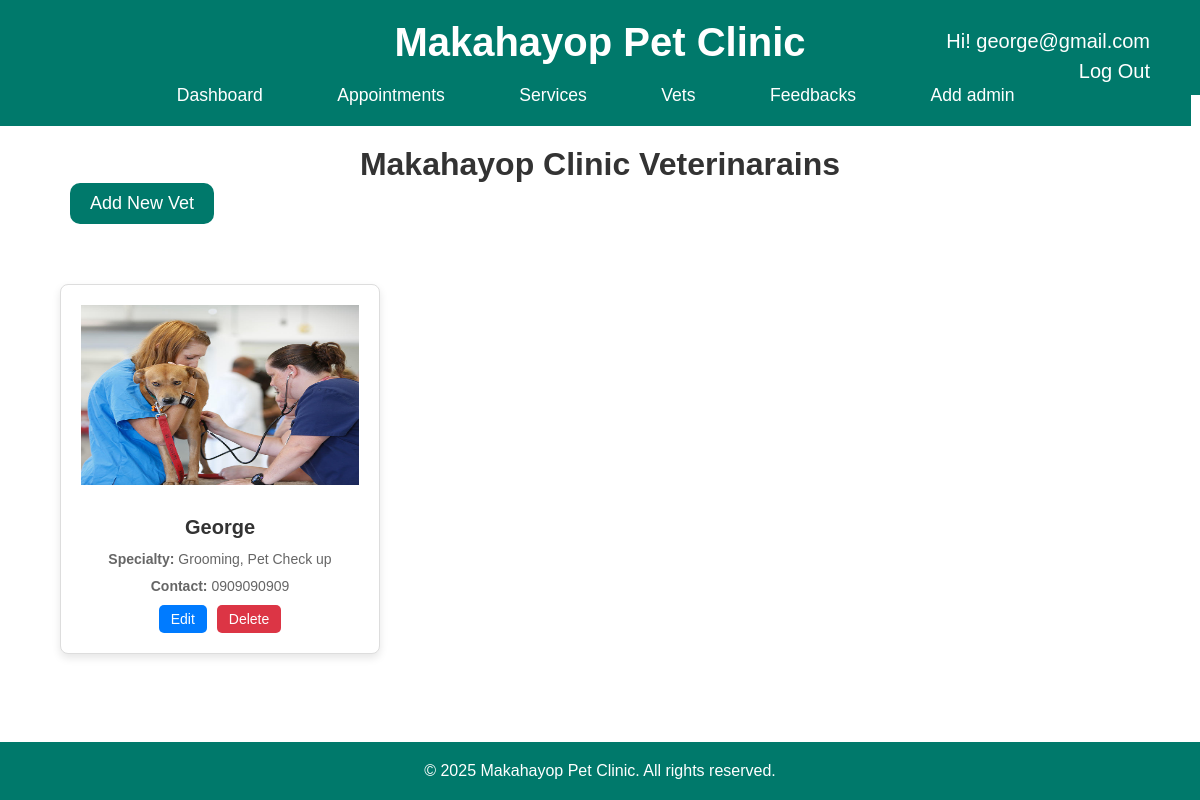
Page /vets/ (signed in) on the committed database.
### makahayopclinic/models.py (models this page shows, shortened)
class User(AbstractUser):
    phone_number = models.CharField(max_length=15, blank=True, null=True)
    profile_picture = models.ImageField(upload_to='profile_pics/', blank=True, null=True)

class Vet(models.Model):
    name = models.CharField(max_length=100)
    specialty = models.CharField(max_length=100)
    contact_number = models.CharField(max_length=15)
    image = models.ImageField(upload_to='images/', blank=True, null=True)  # Fixed upload path

### makahayopclinic/views.py (the view)
# urls.py: path('vets/', views.vet_list, name='vet_list'),
@login_required
def vet_list(request):
    vets = Vet.objects.all()
    return render(request, 'vets/vet_list.html', {'vets': vets})

### makahayopclinic/templates/vets/vet_list.html (shortened to what this page needs)
{% extends 'base.html' %}
{% load static %}
{% block content %}
{% include 'header.html' %}
    {% block head %}
        <link rel="stylesheet" href="{% static 'css/cards.css' %}">
    {% endblock %}
    <h1 class="-header">Makahayop Clinic Veterinarains</h1>
    <button class="addbutton"><a href="{% url 'vet_create' %}">Add New Vet</a></button>
    <div class="service-list">
        {% for vet in vets %}
            <div class="card">
                {% if vet.image %}
                <img class="service-image" src="{{ vet.image.url }}" alt="{{ vet.name }}">
                {% endif %}
                <h3>{{ vet.name }}</h3>
                <p><strong>Specialty:</strong> {{ vet.specialty }}</p>
                <p><strong>Contact:</strong> {{ vet.contact_number }}</p>
                <div class="card-actions">
                    <a href="{% url 'vet_update' vet.pk %}">Edit</a>
                    <form action="{% url 'vet_delete' vet.pk %}" method="post" style="display:inline;">
                        <button type="submit" onclick="return confirm('Are you sure you want to delete this vet?');">Delete</button>
                    </form>
                </div>
            </div>
        {% empty %}
            <p>No vets available.</p>
        {% endfor %}
    </div>
{% endblock %}

### makahayopclinic/templates/header1.html (shortened to what this page needs)
{% load static %}
<!DOCTYPE html>
<html lang="en">
<head>
    <link rel="stylesheet" href="{% static 'css/index.css' %}">
</head>
<body>
    <header>
        <div class="base">
            <h1>Makahayop Pet Clinic</h1>
            {% if user.is_authenticated %}
            <p style="color: white; position: absolute; right: 50px;top: 30px; font-size: 20px; text-decoration: none;">Hi!   {{ user.username }}</p>
            <a style="color: white; position: absolute; right: 50px;top: 60px; font-size: 20px; text-decoration: none;" href="{% url 'logout' %}">Log Out</a>
{% else %}
    <a style="color: white; position: absolute; right: 50px;top: 40px; font-size: 20px; text-decoration: none;" href="{% url 'login' %}">Log In</a>
</div>
{% endif %}
    </header>
</body>
</html>

### makahayopclinic/static/css/index.css (style rules this page uses)
* { margin: 0; padding: 0; box-sizing: border-box; }
.-header { max-width: 80%; margin: auto; }
.service-list { display: flex; flex-wrap: wrap; gap: 20px; margin-top: 20px; padding: 40px; }
html, body { height: 100%; font-family: 'Arial', sans-serif; background-color: #f4f7f6; color: #333; display: flex; flex-direction: column; }
header { background-color: #00796b; padding: 20px 0; color: #fff; text-align: center; }
header h1 { font-size: 2.5rem; margin-bottom: 10px; }

### makahayopclinic/static/css/cards.css (style rules this page uses)
.service-list { display: flex; flex-wrap: wrap; gap: 20px; margin-top: 20px; padding: 40px; }
.addbutton { text-align: center; padding: 10px; border-radius: 10px; border: none; background-color: #00796b; color: white; margin-left: 50px; }
button a { color: white; padding: 10px; text-decoration:none ; font-size: 18px; }
.-header { max-width: 80%; margin: auto; text-align: center; }
img { max-width: 100%; max-height: 180px; min-width: 100%; min-height: 180px; margin-bottom: 20px; }
.service-list .card { width: 320px; height: 370px; border: 1px solid #ddd; border-radius: 8px; padding: 20px; box-shadow: 0 4px 8px rgba(0, 0, 0, 0.1); display: flex; flex-direction: column; justify-content: space-between; background-color: #fff; transition: transform 0.3s ease-in-out; align-items: center; }
.card h3 { font-size: 20px; color: #333; }
.card p { font-size: 14px; color: #666; overflow: hidden; }
.card-actions { display: flex; gap: 10px; justify-content: space-between; }
.card-actions a, .card-actions button { text-decoration: none; background-color: #007bff; color: white; padding: 6px 12px; border-radius: 5px; border: none; cursor: pointer; font-size: 14px; display: inline-block; }
.card-actions button { background-color: #dc3545; }

### rows in the picture
User: username "george@gmail.com"
Vet: image (picture), name "George", specialty "Grooming, Pet Check up", contact_number "0909090909"
